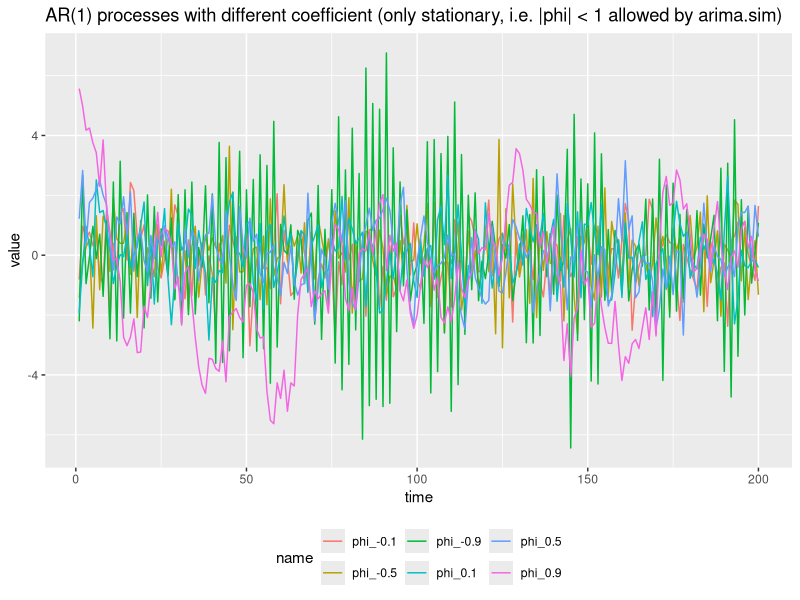
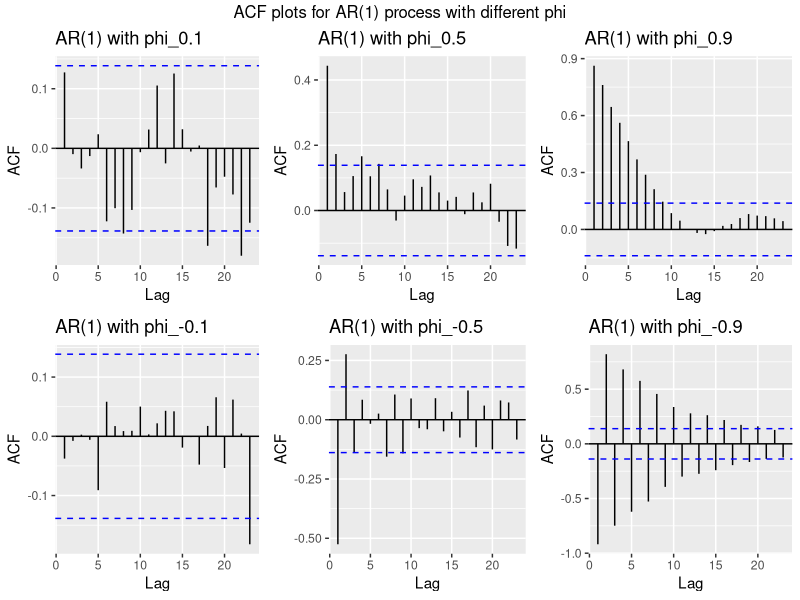
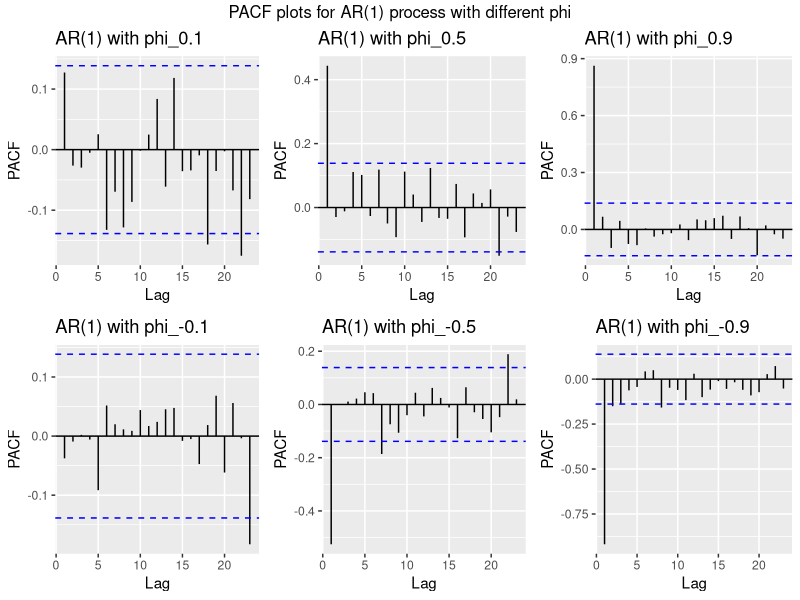

R code for these plots, in order:
## ---- chunk 1
library(forecast)
library(ggplot2)
library(tidyr)
library(gridExtra)
## ---- chunk 2
N <- 200
ar1_processes <- matrix(nrow = 7, ncol = N)
ar1_processes[1,] <- 1:N
ar1_processes[2,] <- arima.sim(model = list(ar = c(0.1)), n = N)
ar1_processes[3,] <- arima.sim(model = list(ar = c(0.5)), n = N)
ar1_processes[4,] <- arima.sim(model = list(ar = c(0.9)), n = N)
ar1_processes[5,] <- arima.sim(model = list(ar = c(-0.1)), n = N)
ar1_processes[6,] <- arima.sim(model = list(ar = c(-0.5)), n = N)
ar1_processes[7,] <- arima.sim(model = list(ar = c(-0.9)), n = N)

# Note: you can use arima.sim only to simulate a stationary process. To simulate non-stationary one,
# use Arima.

ar1_processes <- as.data.frame(t(ar1_processes)) 
colnames(ar1_processes) <- c(
  "time", "phi_0.1", "phi_0.5", "phi_0.9", "phi_-0.1", "phi_-0.5", "phi_-0.9")

ar1_processes %>% pivot_longer(cols = 2:7) %>% 
  ggplot(aes(x = time, y = value, col = name)) +
  geom_line() + 
  ggtitle("AR(1) processes with different coefficient (only stationary, i.e. |phi| < 1 allowed by arima.sim)") +
  theme(legend.position = "bottom")
## ---- chunk 3
ar1_acfs <- list()
for (name in colnames(ar1_processes)[-1]){
  ar1_acfs[[name]] <- ar1_processes[name] %>% ggAcf() +
    ggtitle(paste("AR(1) with", name))
}

gridExtra::grid.arrange(
  grobs = ar1_acfs, nrow = 2, top = "ACF plots for AR(1) process with different phi")
## ---- chunk 4
ar1_pacfs <- list()
for (name in colnames(ar1_processes)[-1]){
  ar1_pacfs[[name]] <- ar1_processes[name] %>% ggPacf() +
    ggtitle(paste("AR(1) with", name))
}

gridExtra::grid.arrange(
  grobs = ar1_pacfs, nrow = 2, top = "PACF plots for AR(1) process with different phi")
## ---- chunk 5
# generate_AR <- function(AR_coefs, sigma, n){
#   p <- length(AR_coefs)
#   Y <- rnorm(p, sd = sigma)
#   for (i in 1:(n-p)){
#     Y_i <- AR_coefs %*% Y + epsilon_i
#     Y <- c(Y, Y_i)
#   }
#   return(Y)
# }
# 
# # AR(1)
# X <- generate_AR(
#   AR_coefs = c(0.5),
#   sigma = 1,
#   n = 200
# )
